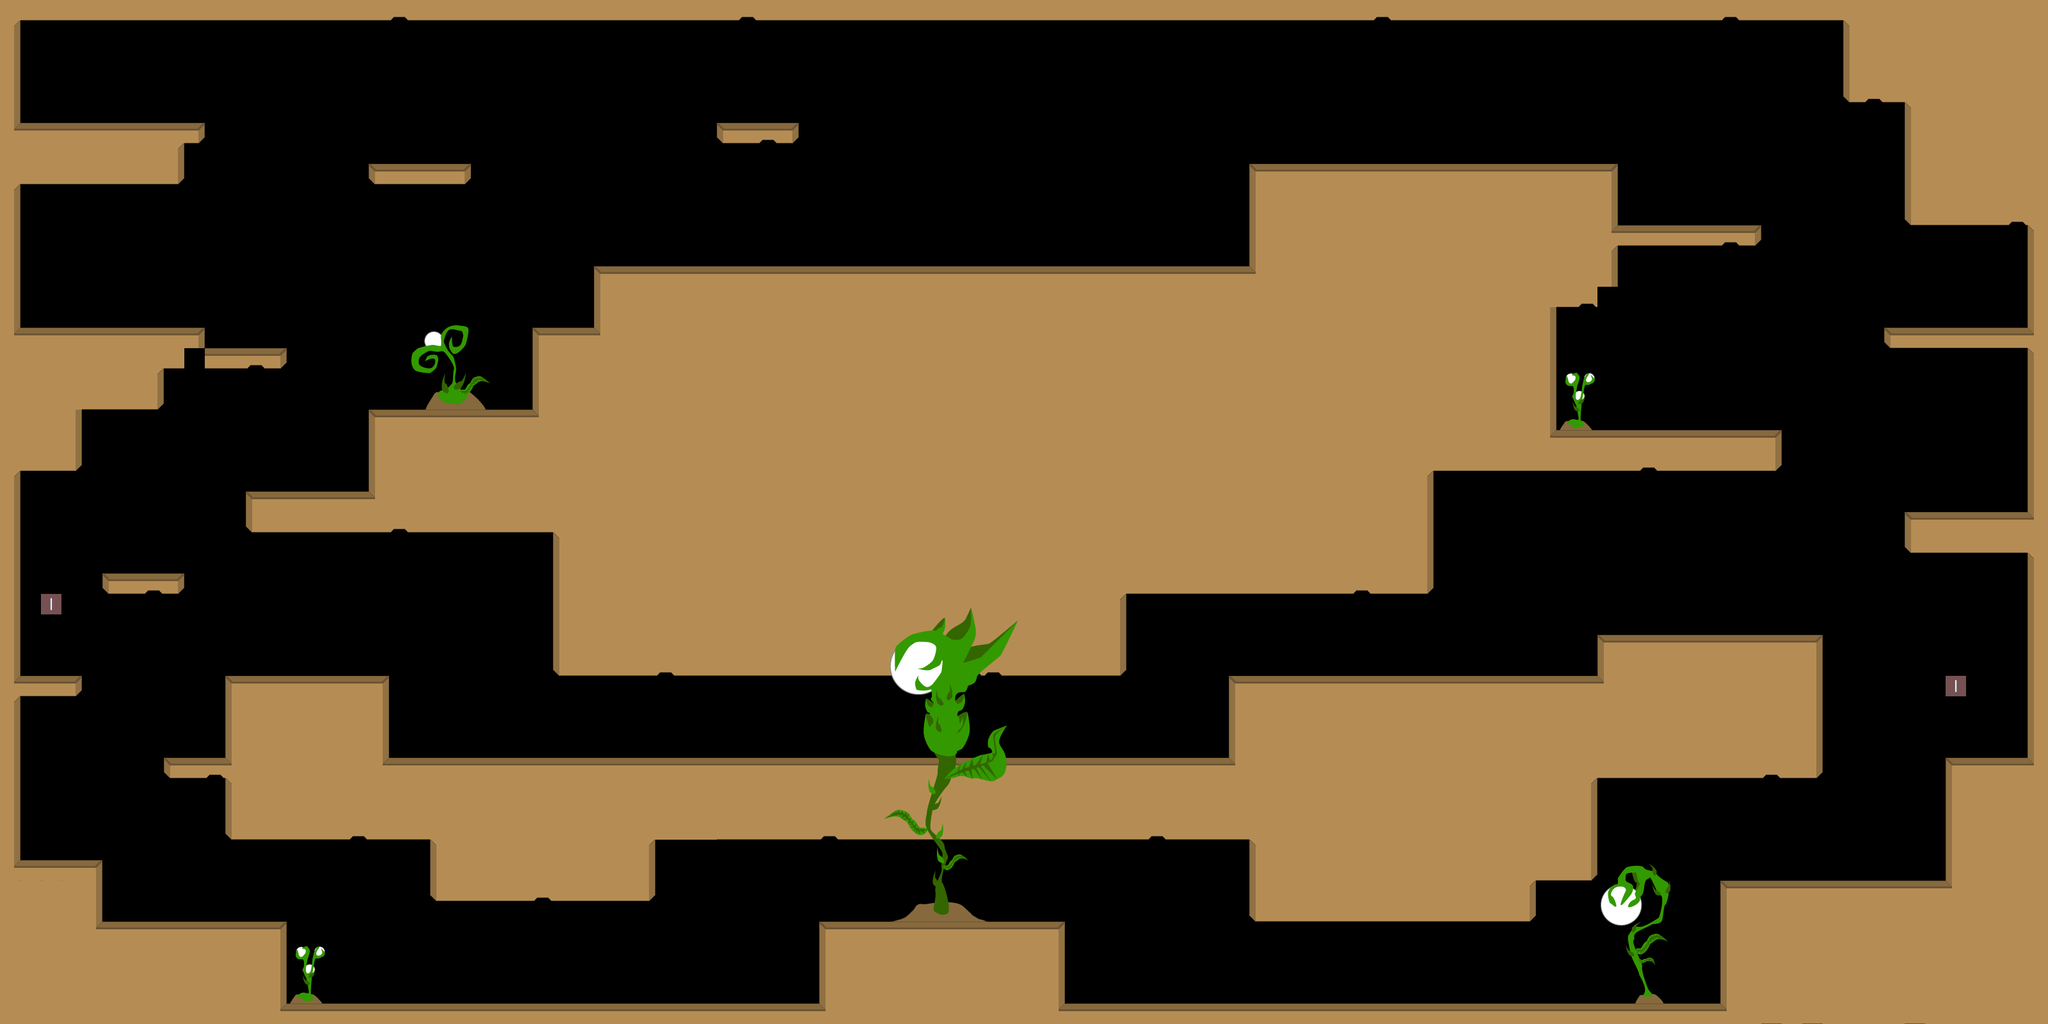

The image is a tile-based game level rendered from a .tmx file. Its description and source (layers, tilesets, objects; grid data summarised) follow:
An orthogonal 100x50 tile map with 32x32 px tiles, 4 tile layers (Logik, Hintergrund, Kollision, Vordergrund), 3 tilesets.

<map version="1.0" orientation="orthogonal" width="100" height="50" tilewidth="32" tileheight="32">
 <tileset firstgid="1" name="elemente_level_compact" tilewidth="32" tileheight="32">
  <image source="elemente_level_compact.png" trans="00aa00" />
 </tileset>
 <tileset firstgid="89" name="numbers" tilewidth="32" tileheight="32">
  <image source="numbers.png" trans="00aa00" />
 </tileset>
 <tileset firstgid="217" name="elemente_level_compact2" tilewidth="32" tileheight="32">
  <image source="elemente_level_compact2.png" trans="00aa00" />
 </tileset>
 <layer name="Logik" width="100" height="50">
  <data>[5000 cells, 2 non-empty, 1 distinct tile ids]</data>
 </layer>
 <layer name="Hintergrund" width="100" height="50">
  <data>[5000 cells, 60 non-empty, 60 distinct tile ids]</data>
 </layer>
 <layer name="Kollision" width="100" height="50">
  <data>[5000 cells, 2294 non-empty, 42 distinct tile ids]</data>
 </layer>
 <layer name="Vordergrund" width="100" height="50">
  <data>[5000 cells, 120 non-empty, 118 distinct tile ids]</data>
 </layer>
</map>
